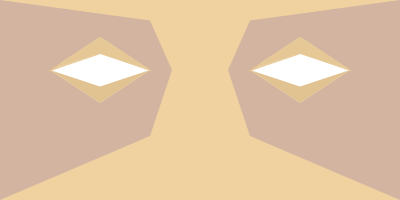
Frame 1 (no input)
Frame 60 (the mouse pressed at the canvas centre just before this capture): identical to frame 1, image omitted
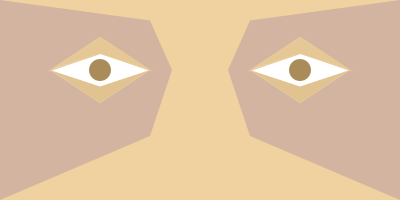
Frame 120 (the mouse held since frame 60 and released just before this capture)

The Processing sketch that drew these frames (run headless with seeded random() and noise(); from frame 60 on, the mouse is pressed at the canvas centre):

// Processing sketch: processing_48842
// ── processing_48842.pde

float eyeh; //eye height
float eyew; // eye width
float eyey; // eye y postion
float leyex; // left eye x postion
float reyex; // right eye x postion
float pupS; // pupil size
float lpupX; // left pupil x position
float rpupX; // right pupil x position
float pupY; // pupil Y position
float blinkpoint; // Y cordinate of blink
boolean blinkcheck = true; // checks if eyes are blinked




void setup() {

  size(400, 200);
  smooth();
  
  eyeh       = height/3;
  eyew       = height/4;
  eyey       = height*0.35;
  leyex      = width*0.25;
  reyex      = width*0.75;
  pupS       = eyeh/3;
  blinkpoint = eyey-(eyeh/4);
}

void draw() {

  background(240,210,160);
  
  // none moving section - eye background
  noStroke();
  fill(255);
  quad(leyex-eyew, eyey,  leyex, eyey-(eyeh/2),  leyex+eyew, eyey,  leyex, eyey+(eyeh/2));
  quad(reyex-eyew, eyey,  reyex, eyey-(eyeh/2),  reyex+eyew, eyey,  reyex, eyey+(eyeh/2));
  
  // pupils
  fill (170,140,90);
  lpupX = map(mouseX, 0, width, leyex-eyew, leyex+eyew);
  pupY  = map(mouseY, 0, height, (eyey-(eyeh/2)+pupS), (eyey+(eyeh/2)-pupS));
  ellipse(lpupX, pupY, pupS, pupS);
  rpupX = map(mouseX, 0, width, reyex-eyew, reyex+eyew);
  ellipse(rpupX, pupY, pupS, pupS);
  
  // left eye indent
  fill(210,180,160);
  beginShape();
  vertex(leyex+eyew+pupS, eyey);
  vertex(leyex+eyew, eyey);
  vertex(leyex, eyey-(eyeh/2));
  vertex(leyex-eyew, eyey);
  vertex(leyex, eyey+(eyeh/2));
  vertex(leyex+eyew, eyey);
  vertex(leyex+eyew+pupS, eyey);
  vertex(leyex+eyew, eyey+eyeh);
  vertex(leyex-(2*eyew),height);
  vertex(0,height);
  vertex(0,0);
  vertex(leyex+eyew, eyey-(0.75*eyeh));
  endShape();
  
  // right eye indent
  beginShape();
  vertex(reyex-eyew-pupS, eyey);
  vertex(reyex-eyew, eyey);
  vertex(reyex, eyey-(eyeh/2));
  vertex(reyex+eyew, eyey);
  vertex(reyex, eyey+(eyeh/2));
  vertex(reyex-eyew, eyey);
  vertex(reyex-eyew-pupS, eyey);
  vertex(reyex-eyew, eyey+eyeh);
  vertex(reyex+(2*eyew),height);
  vertex(width,height);
  vertex(width,0);
  vertex(reyex-eyew, eyey-(0.75*eyeh));
  endShape();
  
  // upper eye lids
  fill(230,200,150);
  stroke(230,200,150);
  strokeWeight(1);
  quad(leyex-eyew, eyey,  leyex, eyey-(eyeh/2),  leyex+eyew, eyey,  leyex, blinkpoint);
  quad(reyex-eyew, eyey,  reyex, eyey-(eyeh/2),  reyex+eyew, eyey,  reyex, blinkpoint);
  
  // lower eye lids
  fill(225,195,145);
  noStroke();
  quad(leyex-eyew, eyey,  leyex, eyey+(eyeh/2),  leyex+eyew, eyey,  leyex, eyey+(eyeh/4));
  quad(reyex-eyew, eyey,  reyex, eyey+(eyeh/2),  reyex+eyew, eyey,  reyex, eyey+(eyeh/4));
  
}

// blink animation
void mouseClicked() {
 
  if (blinkcheck) {
        blinkpoint = eyey+(eyeh/4);
        blinkcheck = false;
  } else {
   blinkpoint = eyey-(eyeh/4);
   blinkcheck = true;
  }
}
